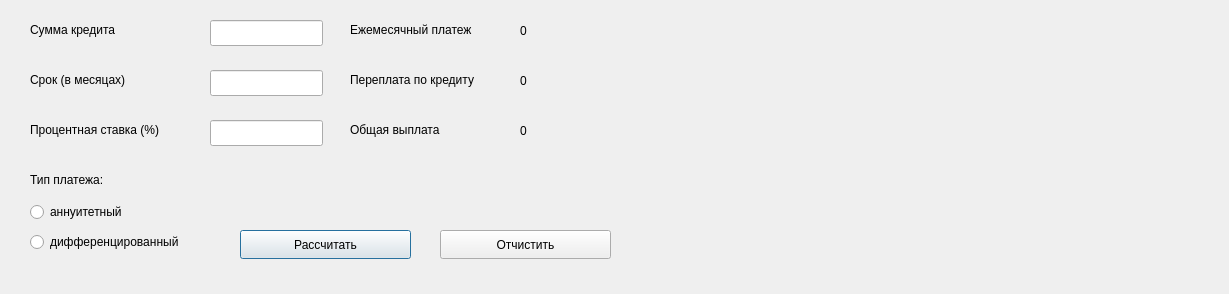
<?xml version="1.0" encoding="UTF-8"?>
<ui version="4.0">
 <class>CreditCalc</class>
 <widget class="QDialog" name="CreditCalc">
  <property name="geometry">
   <rect>
    <x>0</x>
    <y>0</y>
    <width>1229</width>
    <height>294</height>
   </rect>
  </property>
  <property name="windowTitle">
   <string>Dialog</string>
  </property>
  <widget class="QLabel" name="label">
   <property name="geometry">
    <rect>
     <x>30</x>
     <y>20</y>
     <width>111</width>
     <height>20</height>
    </rect>
   </property>
   <property name="text">
    <string>Сумма кредита</string>
   </property>
  </widget>
  <widget class="QLabel" name="label_2">
   <property name="geometry">
    <rect>
     <x>30</x>
     <y>70</y>
     <width>121</width>
     <height>20</height>
    </rect>
   </property>
   <property name="text">
    <string>Срок (в месяцах)</string>
   </property>
  </widget>
  <widget class="QLabel" name="label_3">
   <property name="geometry">
    <rect>
     <x>30</x>
     <y>120</y>
     <width>171</width>
     <height>20</height>
    </rect>
   </property>
   <property name="text">
    <string>Процентная ставка (%)</string>
   </property>
  </widget>
  <widget class="QLabel" name="label_4">
   <property name="geometry">
    <rect>
     <x>30</x>
     <y>170</y>
     <width>91</width>
     <height>20</height>
    </rect>
   </property>
   <property name="text">
    <string>Тип платежа:</string>
   </property>
  </widget>
  <widget class="QLabel" name="label_5">
   <property name="geometry">
    <rect>
     <x>350</x>
     <y>20</y>
     <width>161</width>
     <height>20</height>
    </rect>
   </property>
   <property name="text">
    <string>Ежемесячный платеж</string>
   </property>
  </widget>
  <widget class="QLabel" name="label_6">
   <property name="geometry">
    <rect>
     <x>350</x>
     <y>70</y>
     <width>161</width>
     <height>20</height>
    </rect>
   </property>
   <property name="text">
    <string>Переплата по кредиту</string>
   </property>
  </widget>
  <widget class="QLabel" name="label_7">
   <property name="geometry">
    <rect>
     <x>350</x>
     <y>120</y>
     <width>161</width>
     <height>20</height>
    </rect>
   </property>
   <property name="text">
    <string>Общая выплата</string>
   </property>
  </widget>
  <widget class="QRadioButton" name="type_ann">
   <property name="geometry">
    <rect>
     <x>30</x>
     <y>200</y>
     <width>131</width>
     <height>24</height>
    </rect>
   </property>
   <property name="text">
    <string>аннуитетный</string>
   </property>
  </widget>
  <widget class="QRadioButton" name="type_dif">
   <property name="geometry">
    <rect>
     <x>30</x>
     <y>230</y>
     <width>191</width>
     <height>24</height>
    </rect>
   </property>
   <property name="text">
    <string>дифференцированный</string>
   </property>
  </widget>
  <widget class="QPushButton" name="pushButton">
   <property name="geometry">
    <rect>
     <x>240</x>
     <y>230</y>
     <width>171</width>
     <height>29</height>
    </rect>
   </property>
   <property name="text">
    <string>Рассчитать</string>
   </property>
  </widget>
  <widget class="QLineEdit" name="credit_sum">
   <property name="geometry">
    <rect>
     <x>210</x>
     <y>20</y>
     <width>113</width>
     <height>26</height>
    </rect>
   </property>
  </widget>
  <widget class="QLineEdit" name="period">
   <property name="geometry">
    <rect>
     <x>210</x>
     <y>70</y>
     <width>113</width>
     <height>26</height>
    </rect>
   </property>
   <property name="maxLength">
    <number>3</number>
   </property>
  </widget>
  <widget class="QLineEdit" name="interest_rate">
   <property name="geometry">
    <rect>
     <x>210</x>
     <y>120</y>
     <width>113</width>
     <height>26</height>
    </rect>
   </property>
   <property name="text">
    <string/>
   </property>
  </widget>
  <widget class="QLabel" name="monthly_payment">
   <property name="geometry">
    <rect>
     <x>520</x>
     <y>20</y>
     <width>491</width>
     <height>21</height>
    </rect>
   </property>
   <property name="text">
    <string>0</string>
   </property>
  </widget>
  <widget class="QLabel" name="overpayment">
   <property name="geometry">
    <rect>
     <x>520</x>
     <y>70</y>
     <width>491</width>
     <height>21</height>
    </rect>
   </property>
   <property name="text">
    <string>0</string>
   </property>
  </widget>
  <widget class="QLabel" name="total_payout">
   <property name="geometry">
    <rect>
     <x>520</x>
     <y>120</y>
     <width>491</width>
     <height>21</height>
    </rect>
   </property>
   <property name="text">
    <string>0</string>
   </property>
  </widget>
  <widget class="QLabel" name="error">
   <property name="geometry">
    <rect>
     <x>210</x>
     <y>170</y>
     <width>331</width>
     <height>20</height>
    </rect>
   </property>
   <property name="text">
    <string/>
   </property>
  </widget>
  <widget class="QPushButton" name="clear">
   <property name="geometry">
    <rect>
     <x>440</x>
     <y>230</y>
     <width>171</width>
     <height>29</height>
    </rect>
   </property>
   <property name="text">
    <string>Отчистить</string>
   </property>
  </widget>
 </widget>
 <resources/>
 <connections/>
</ui>
